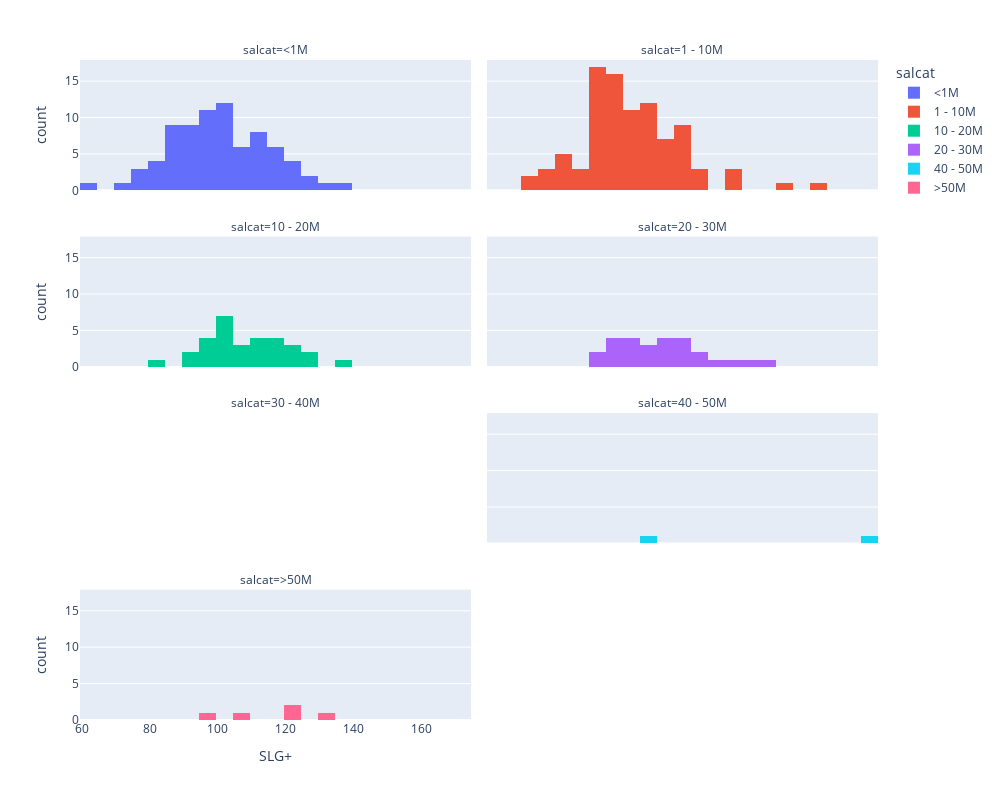

Notebook code for this chart:
### Code cell
desired_order = ['<1M', '1 - 10M', '10 - 20M', '20 - 30M', '30 - 40M', '40 - 50M', '>50M']
fig = px.histogram(df,
                   x = 'SLG+',
                   color = 'salcat',
                   category_orders={'salcat': desired_order},
                   barmode = 'relative',
                   facet_col = 'salcat',
                   facet_col_wrap = 2)

fig.update_layout(width = 1000,
                  height = 800)

fig.show()

### Figure 1 — Plotly figure (JSON) as saved in the notebook; plotly's stock layout.template omitted (floating-point values rounded to 4 significant figures)
{"data": [{"bingroup": "x", "hovertemplate": "salcat=<1M<br>SLG+=%{x}<br>count=%{y}<extra></extra>", "legendgroup": "<1M", "marker": {"color": "#636efa", "pattern": {"shape": ""}}, "name": "<1M", "orientation": "v", "showlegend": true, "type": "histogram", "x": [99, 118, 117, 97, 111, 132, 113, 93, 120, 115, 117, 88, 101, 103, 90, 129, 85, 120, 99, 102, 100, 103, 103, 96, 114, 107, 107, 112, 123, 91, 110, 94, 108, 96, 112, 92, 105, 103, 129, 83, 135, 115, 102, 100, 90, 96, 121, 87, 62, 93, 108, 87, 90, 96, 75, 76, 114, 107, 84, 92, 103, 89, 86, 112, 100, 84, 99, 119, 88, 97, 81, 85, 100, 72, 96, 87, 79, 98], "xaxis": "x7", "yaxis": "y7"}, {"bingroup": "x", "hovertemplate": "salcat=1 - 10M<br>SLG+=%{x}<br>count=%{y}<extra></extra>", "legendgroup": "1 - 10M", "marker": {"color": "#EF553B", "pattern": {"shape": ""}}, "name": "1 - 10M", "orientation": "v", "showlegend": true, "type": "histogram", "x": [155, 115, 105, 145, 118, 110, 109, 92, 91, 117, 99, 108, 122, 108, 134, 102, 100, 115, 97, 91, 130, 115, 98, 102, 114, 106, 76, 85, 97, 100, 117, 118, 91, 97, 108, 94, 83, 94, 90, 104, 132, 94, 105, 104, 79, 102, 93, 97, 98, 89, 114, 80, 102, 98, 122, 94, 90, 90, 81, 92, 92, 108, 102, 113, 124, 82, 110, 106, 116, 113, 99, 100, 99, 95, 108, 90, 71, 95, 91, 113, 105, 79, 116, 99, 102, 70, 99, 99, 95, 108, 81, 87, 91], "xaxis": "x8", "yaxis": "y8"}, {"bingroup": "x", "hovertemplate": "salcat=10 - 20M<br>SLG+=%{x}<br>count=%{y}<extra></extra>", "legendgroup": "10 - 20M", "marker": {"color": "#00cc96", "pattern": {"shape": ""}}, "name": "10 - 20M", "orientation": "v", "showlegend": true, "type": "histogram", "x": [111, 123, 105, 115, 114, 124, 91, 100, 98, 104, 95, 119, 115, 100, 95, 111, 129, 104, 136, 107, 122, 111, 83, 97, 106, 102, 90, 129, 117, 102, 103], "xaxis": "x5", "yaxis": "y5"}, {"bingroup": "x", "hovertemplate": "salcat=20 - 30M<br>SLG+=%{x}<br>count=%{y}<extra></extra>", "legendgroup": "20 - 30M", "marker": {"color": "#ab63fa", "pattern": {"shape": ""}}, "name": "20 - 30M", "orientation": "v", "showlegend": true, "type": "histogram", "x": [116, 119, 120, 140, 130, 101, 104, 118, 107, 108, 119, 104, 112, 110, 114, 125, 100, 138, 121, 97, 96, 99, 90, 114, 106, 98, 94], "xaxis": "x6", "yaxis": "y6"}, {"bingroup": "x", "hovertemplate": "salcat=40 - 50M<br>SLG+=%{x}<br>count=%{y}<extra></extra>", "legendgroup": "40 - 50M", "marker": {"color": "#19d3f3", "pattern": {"shape": ""}}, "name": "40 - 50M", "orientation": "v", "showlegend": true, "type": "histogram", "x": [170, 109], "xaxis": "x4", "yaxis": "y4"}, {"bingroup": "x", "hovertemplate": "salcat=>50M<br>SLG+=%{x}<br>count=%{y}<extra></extra>", "legendgroup": ">50M", "marker": {"color": "#FF6692", "pattern": {"shape": ""}}, "name": ">50M", "orientation": "v", "showlegend": true, "type": "histogram", "x": [131, 99, 108, 120, 124], "xaxis": "x", "yaxis": "y"}], "layout": {"annotations": [{"font": {}, "showarrow": false, "text": "salcat=>50M", "x": 0.245, "xanchor": "center", "xref": "paper", "y": 0.1975, "yanchor": "bottom", "yref": "paper"}, {"font": {}, "showarrow": false, "text": "salcat=30 - 40M", "x": 0.245, "xanchor": "center", "xref": "paper", "y": 0.465, "yanchor": "bottom", "yref": "paper"}, {"font": {}, "showarrow": false, "text": "salcat=40 - 50M", "x": 0.755, "xanchor": "center", "xref": "paper", "y": 0.465, "yanchor": "bottom", "yref": "paper"}, {"font": {}, "showarrow": false, "text": "salcat=10 - 20M", "x": 0.245, "xanchor": "center", "xref": "paper", "y": 0.7325, "yanchor": "bottom", "yref": "paper"}, {"font": {}, "showarrow": false, "text": "salcat=20 - 30M", "x": 0.755, "xanchor": "center", "xref": "paper", "y": 0.7325, "yanchor": "bottom", "yref": "paper"}, {"font": {}, "showarrow": false, "text": "salcat=<1M", "x": 0.245, "xanchor": "center", "xref": "paper", "y": 1, "yanchor": "bottom", "yref": "paper"}, {"font": {}, "showarrow": false, "text": "salcat=1 - 10M", "x": 0.755, "xanchor": "center", "xref": "paper", "y": 1, "yanchor": "bottom", "yref": "paper"}], "barmode": "relative", "height": 800, "legend": {"title": {"text": "salcat"}, "tracegroupgap": 0}, "margin": {"t": 60}, "width": 1000, "xaxis": {"anchor": "y", "domain": [0, 0.49], "title": {"text": "SLG+"}}, "xaxis2": {"anchor": "y2", "domain": [0.51, 1], "matches": "x", "title": {"text": "SLG+"}}, "xaxis3": {"anchor": "y3", "domain": [0, 0.49], "matches": "x", "showticklabels": false}, "xaxis4": {"anchor": "y4", "domain": [0.51, 1], "matches": "x", "showticklabels": false}, "xaxis5": {"anchor": "y5", "domain": [0, 0.49], "matches": "x", "showticklabels": false}, "xaxis6": {"anchor": "y6", "domain": [0.51, 1], "matches": "x", "showticklabels": false}, "xaxis7": {"anchor": "y7", "domain": [0, 0.49], "matches": "x", "showticklabels": false}, "xaxis8": {"anchor": "y8", "domain": [0.51, 1], "matches": "x", "showticklabels": false}, "yaxis": {"anchor": "x", "domain": [0, 0.1975], "title": {"text": "count"}}, "yaxis2": {"anchor": "x2", "domain": [0, 0.1975], "matches": "y", "showticklabels": false}, "yaxis3": {"anchor": "x3", "domain": [0.2675, 0.465], "matches": "y", "title": {"text": "count"}}, "yaxis4": {"anchor": "x4", "domain": [0.2675, 0.465], "matches": "y", "showticklabels": false}, "yaxis5": {"anchor": "x5", "domain": [0.535, 0.7325], "matches": "y", "title": {"text": "count"}}, "yaxis6": {"anchor": "x6", "domain": [0.535, 0.7325], "matches": "y", "showticklabels": false}, "yaxis7": {"anchor": "x7", "domain": [0.8025, 1], "matches": "y", "title": {"text": "count"}}, "yaxis8": {"anchor": "x8", "domain": [0.8025, 1], "matches": "y", "showticklabels": false}}}
